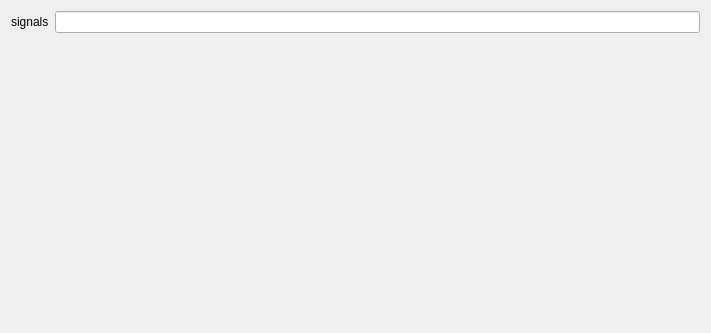
<?xml version="1.0" encoding="UTF-8"?>
<ui version="4.0">
 <class>SignalStatsSettingsView</class>
 <widget class="QWidget" name="SignalStatsSettingsView">
  <property name="geometry">
   <rect>
    <x>0</x>
    <y>0</y>
    <width>711</width>
    <height>333</height>
   </rect>
  </property>
  <property name="windowTitle">
   <string>Form</string>
  </property>
  <layout class="QVBoxLayout" name="verticalLayout">
   <item>
    <layout class="QHBoxLayout" name="signals_horizontalLayout">
     <item>
      <widget class="QLabel" name="signals_label">
       <property name="text">
        <string>signals</string>
       </property>
      </widget>
     </item>
     <item>
      <widget class="QLineEdit" name="signals_lineedit"/>
     </item>
    </layout>
   </item>
   <item>
    <spacer name="verticalSpacer">
     <property name="orientation">
      <enum>Qt::Vertical</enum>
     </property>
     <property name="sizeHint" stdset="0">
      <size>
       <width>20</width>
       <height>40</height>
      </size>
     </property>
    </spacer>
   </item>
  </layout>
 </widget>
 <resources>
  <include location="../../../../snooz-toolbox/src/main/python/ui/themes/themes.qrc"/>
 </resources>
 <connections/>
 </ui>
